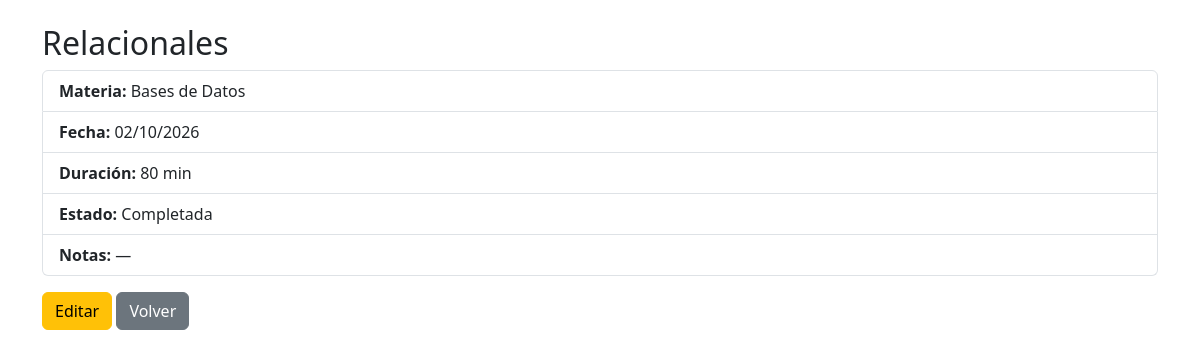
/2/ (signed in), run on the app's committed database.
### modulo/models.py (models this page shows, shortened)
class SesionEstudio(models.Model):
    usuario = models.ForeignKey(User, on_delete=models.CASCADE, related_name='sesiones')
    titulo = models.CharField(max_length=100)
    materia = models.CharField(max_length=60)
    fecha = models.DateField()
    duracion_minutos = models.PositiveIntegerField(
        validators=[MinValueValidator(5), MaxValueValidator(600)]
    )
    completada = models.BooleanField(default=False)
    notas = models.TextField(blank=True)
    class Meta:
        ordering = ['-fecha', '-id']

### modulo/views.py (the view)
# urls.py: path('<int:pk>/', views.sesion_detalle, name='sesion_detalle'),
@login_required
def sesion_detalle(request, pk):
    sesion = get_object_or_404(SesionEstudio, pk=pk, usuario=request.user)
    return render(request, 'sesion_detalle.html', {'sesion': sesion})

### modulo/templates/sesion_detalle.html
{% extends 'base.html' %}
{% block content %}
<h2>{{ sesion.titulo }}</h2>
<ul class="list-group mb-3">
    <li class="list-group-item"><b>Materia:</b> {{ sesion.materia }}</li>
    <li class="list-group-item"><b>Fecha:</b> {{ sesion.fecha|date:"d/m/Y" }}</li>
    <li class="list-group-item"><b>Duración:</b> {{ sesion.duracion_minutos }} min</li>
    <li class="list-group-item"><b>Estado:</b> {% if sesion.completada %}Completada{% else %}Pendiente{% endif %}</li>
    <li class="list-group-item"><b>Notas:</b> {{ sesion.notas|default:"—" }}</li>
</ul>
<a href="{% url 'sesion_editar' sesion.pk %}" class="btn btn-warning">Editar</a>
<a href="{% url 'sesion_lista' %}" class="btn btn-secondary">Volver</a>
{% endblock %}

### data on the page
SesionEstudio: titulo "Relacionales", materia "Bases de Datos", fecha "02/10/2026", duracion_minutos "80", notas "—"
